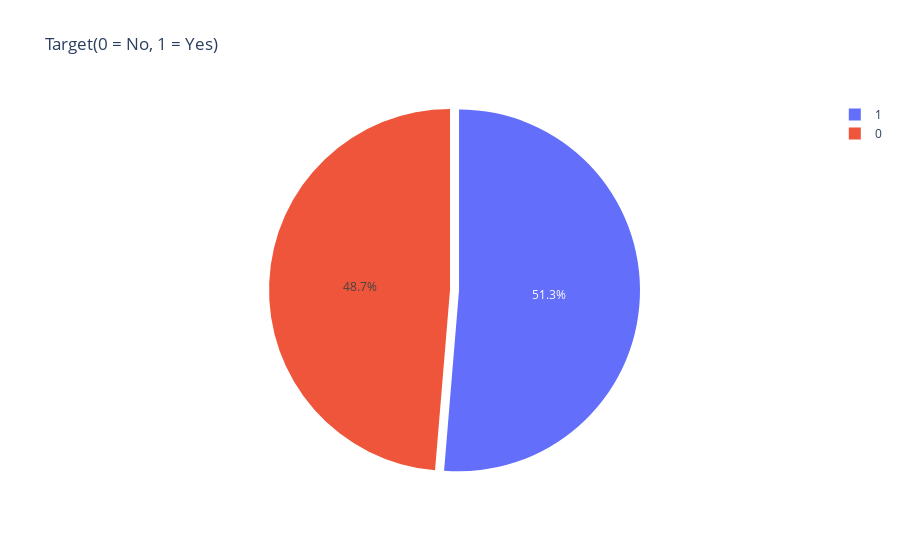

Notebook code cell kept with this figure:
### Markdown cell above
<font size="5"><b>Data Analysis and Visualization</b></font>

### Code cell
import plotly
import plotly.graph_objs as go
from plotly.offline import init_notebook_mode, iplot
init_notebook_mode(connected=True)
col = "target"
grouped = df2[col].value_counts().reset_index()
grouped = grouped.rename(columns = {col : "count", "index" : col})

trace = go.Pie(labels=grouped[col], values=grouped['count'], pull=[0.05, 0])
layout = {'title': 'Target(0 = No, 1 = Yes)'}
fig = go.Figure(data = [trace], layout = layout)
iplot(fig)

### Figure 1 — Plotly figure (JSON) as saved in the notebook; plotly's stock layout.template omitted (floating-point values rounded to 4 significant figures)
{"data": [{"labels": [1, 0], "pull": [0.05, 0], "type": "pie", "values": [526, 499]}], "layout": {"title": {"text": "Target(0 = No, 1 = Yes)"}}}
